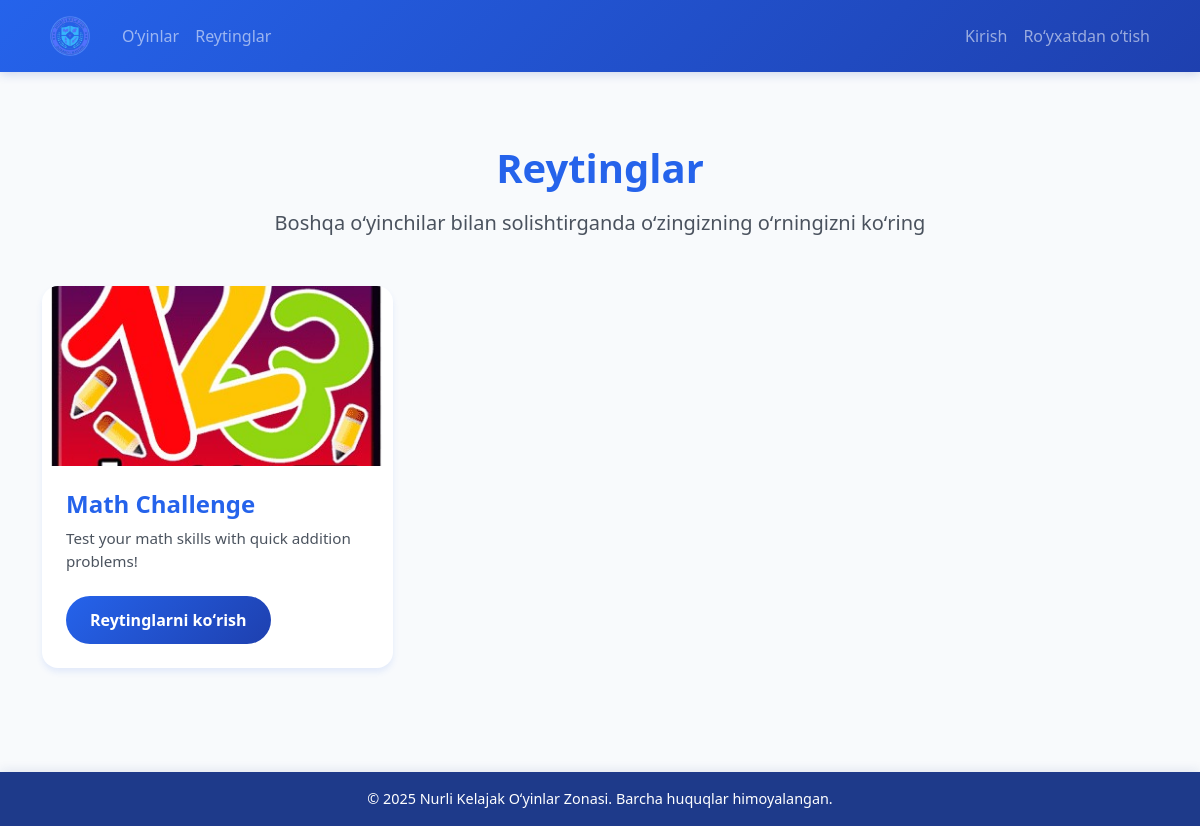
The app's page /leaderboard/, older data.
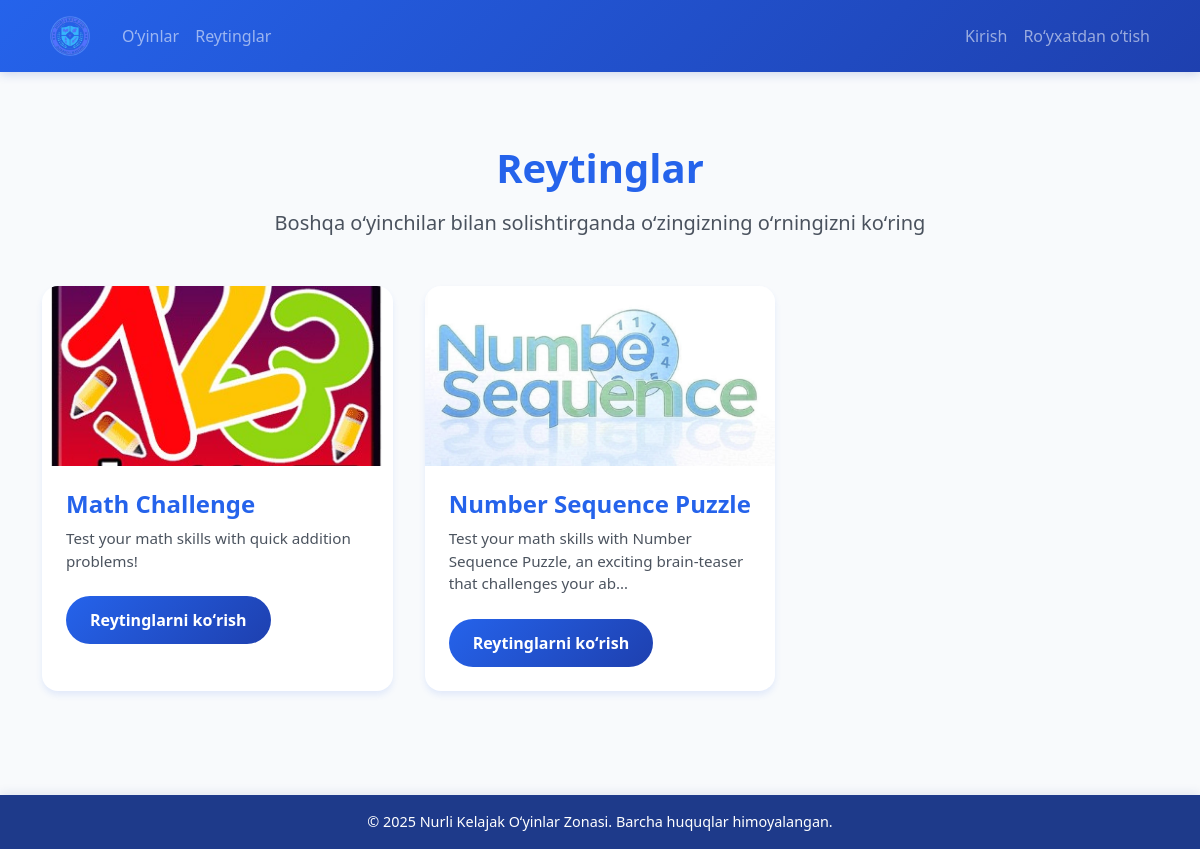
The same page, newer data.
### games/models.py (models this page shows, shortened)
class Game(models.Model):
    name = models.CharField(max_length=100)
    slug = models.SlugField(unique=True)
    description = models.TextField()
    image = models.ImageField(
        upload_to=game_image_upload_path,
        null=True,
        blank=True,
        help_text="Upload game cover image (optimal size: 800x600px)"
    )
    is_active = models.BooleanField(default=True)

### leaderboard/views.py (the view)
# urls.py: path('', views.leaderboards_home, name='leaderboards_home'),
def leaderboards_home(request):
    games = Game.objects.filter(is_active=True)
    return render(request, 'leaderboard/leaderboards_home.html', {
        'games': games  # Changed from 'leaderboards' to 'games' to match template
    })

### leaderboard/templates/leaderboard/leaderboards_home.html (shortened to what this page needs)
{% extends "base.html" %}
{% load static %}
{% block content %}
<div class="container leaderboards-container">
    <div class="leaderboards-header">
        <h1 class="leaderboards-title">Reytinglar</h1>
        <p class="leaderboards-subtitle">Boshqa oʻyinchilar bilan solishtirganda oʻzingizning oʻrningizni koʻring</p>
    </div>
    <div class="games-grid">
        {% for game in games %}
        <div class="game-card">
            {% if game.image %}
                <img src="{{ game.image.url }}" class="game-card-image" alt="{{ game.name }}">
            {% else %}
                <div class="game-card-image" style="background: var(--background-color); display: flex; align-items: center; justify-content: center;">
                    <i class="fas fa-trophy fa-3x" style="color: var(--primary-color);"></i>
                </div>
            {% endif %}
            <div class="game-card-body">
                <h3 class="game-card-title">{{ game.name }}</h3>
                <p class="game-card-description">{{ game.description|truncatechars:100 }}</p>
                <a href="{% url 'leaderboard:game_leaderboard' game_slug=game.slug %}" class="view-leaderboard-btn">
                    Reytinglarni koʻrish
                </a>
            </div>
        </div>
        {% empty %}
        <div class="col-12 text-center">
            <p>Hozircha mavjud oʻyinlar yoʻq. Tez orada yana tekshiring!</p>
        </div>
        {% endfor %}
    </div>
</div>
{% endblock %}

Row changes from the older to the newer data that the page shows:
added Game: image (picture), name "Number Sequence Puzzle", description "Test your math skills with Number Sequence Puzzle, an exciting brain-teaser that challenges your ab…"
